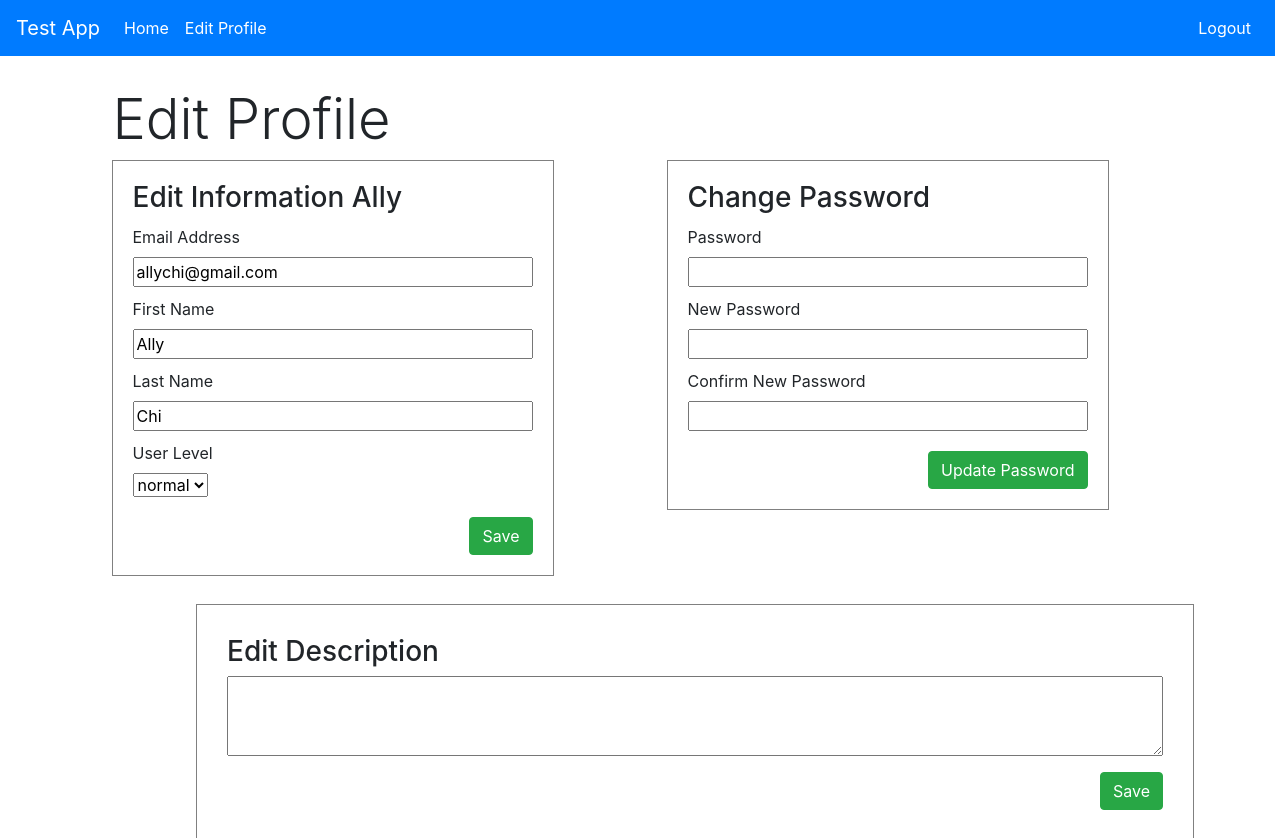
Screenshot of /users/edit/2 (signed in) with the database file from the repository.
### login/models.py (models this page shows)
class User(models.Model):
    first_name = models.CharField(max_length = 255)
    last_name = models.CharField(max_length = 255)
    email = models.CharField(max_length = 255)
    user_level = models.IntegerField()
    password = models.CharField(max_length = 255)
    desc = models.TextField(blank=True)
    created_at = models.DateTimeField(auto_now_add=True)
    updated_at = models.DateTimeField(auto_now=True)
    objects = UserManager()

### users/views.py (the view)
# urls.py: path('/edit/<int:num>', views.edit_user),
def edit_user(request, num):
    user = User.objects.filter(email = request.session['logged_user']).all().first()
    if user.user_level != 9:
        return redirect('/users/edit')
    else:
        context = {
            'self' : User.objects.get(id = num),
            'current_user':user
        }
        return render(request, 'edit_user.html', context)

### users/templates/edit_user.html (shortened to what this page needs)
<!DOCTYPE html>
<html lang="en">
    <head>
        <link rel="stylesheet" href="https://stackpath.bootstrapcdn.com/bootstrap/4.5.0/css/bootstrap.min.css">
    </head>
    <body>
        <nav class="navbar navbar-expand-lg navbar-dark bg-primary">
            <a class="navbar-brand" href="#">Test App</a>
            <div class="collapse navbar-collapse " id="navbarNav">
                <ul class="navbar-nav">
                    <li class="nav-item active">
                      <a class="nav-link" href="http://localhost:8000/dashboard">Home <span class="sr-only">(current)</span></a>
                    </li>
                    <li class="nav-item active">
                        <a class="nav-link" href="http://localhost:8000/users/edit">Edit Profile <span class="sr-only">(current)</span></a>
                    </li>
                </ul>
              <ul class="navbar-nav ml-auto">
                <li class="nav-item active">
                  <a class="nav-link" href="http://localhost:8000/logout">Logout<span class="sr-only">(current)</span></a>
                </li>
              </ul>
            </div>
        </nav>
        <div class = "container" style = "display: flex;">
            <div class = "container" style = "padding: 30px;">
                <h1 class = "display-4">Edit Profile</h1>
                <div style = "outline: 1px solid gray; width: fit-content; padding: 20px">
                    <h3>Edit Information {{self.first_name}}</h3>
                        <form action="http://localhost:8000/users/update_info" method = "POST" style = "width: fit-content;">
                            <label style = "display: block; margin-top: 10px;">Email Address</label>
                            <input type="text" name="email" value = "{{self.email}}" style = "display: block; width: 400px;">
                            <label style = "display: block; margin-top: 10px;">First Name</label>
                            <input type="text" name="first_name" value = "{{self.first_name}}" style = "display: block; width: 400px;">
                            <label style = "display: block; margin-top: 10px;">Last Name</label>
                            <input type="text" name="last_name" value = "{{self.last_name}}" style = "display: block; width: 400px;">
                            {% if current_user.user_level == 9 %}
                            <label style = "display: block; margin-top: 10px;">User Level</label>
                            <select style = "display: block;" name="user_level">
                                <option value="1">normal</option>
                            </select>
                            {% endif %}
                            <button class = "btn btn-success ml-auto" style = "display:block; margin-top: 20px;">Save</button>
                        </form>
                </div>
            </div>
            <div class = "container" style = "padding: 30px;">
                <div style = "outline: 1px solid gray; width: fit-content; padding: 20px">
                    <h3>Change Password</h3>
                    <form action="http://localhost:8000/users/update_pw" method = "POST" style = "width: fit-content;">
                        <label style = "display: block; margin-top: 10px;">Password</label>
                        <input type="password" name="old_password" style = "display: block; width: 400px;">
                        <label style = "display: block; margin-top: 10px;">New Password</label>
                        <input type="password" name="new_password" style = "display: block; width: 400px;">
                        <label style = "display: block; margin-top: 10px;">Confirm New Password</label>
                        <input type="password" name="new_password_conf" style = "display: block; width: 400px;">
                        <button class = "btn btn-success ml-auto" style = "display:block; margin-top: 20px;">Update Password</button>
                    </form>
                </div>
            </div>
        </div>
        <div class = "container" style = "margin-left: 125px;">
            <div class = "container"style = "outline: 1px solid gray; padding: 30px; width: 996px;">
                <div style = "width: 100%;">
                    <h3>Edit Description</h3>
                    <form action="http://localhost:8000/users/update_desc" method = "POST" style = "width: 100%;">
                        <textarea name="desc" style = "width: 100%; height: 5em;">{{self.desc}}</textarea>
                        <button class = "btn btn-success ml-auto" style = "display:block; margin-top: 10px;">Save</button>
                    </form>
                </div>
            </div>
        </div>
    </body>
</html>

### rows the page displays
User: first_name "Ally", email "allychi@gmail.com", last_name "Chi"
